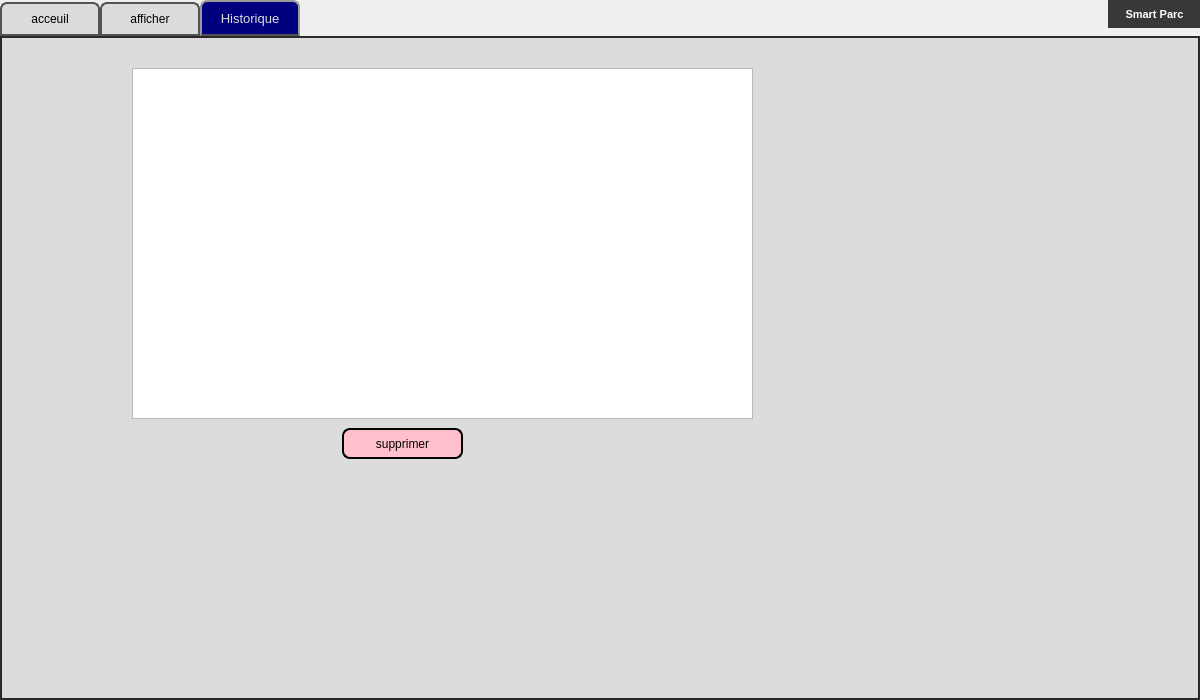
<?xml version="1.0" encoding="UTF-8"?>
<ui version="4.0">
 <class>Dialog_perso</class>
 <widget class="QDialog" name="Dialog_perso">
  <property name="geometry">
   <rect>
    <x>0</x>
    <y>0</y>
    <width>1200</width>
    <height>700</height>
   </rect>
  </property>
  <property name="windowTitle">
   <string>Dialog</string>
  </property>
  <widget class="QTabWidget" name="tabWidget">
   <property name="geometry">
    <rect>
     <x>0</x>
     <y>0</y>
     <width>1200</width>
     <height>700</height>
    </rect>
   </property>
   <property name="styleSheet">
    <string notr="true">QTabWidget::pane { /* The tab widget frame */
border-top: 2px solid #2a2a2a; 
border-left: 2px solid #2a2a2a;
border-right: 2px solid #2a2a2a ; 
border-bottom: 2px solid #2a2a2a; 
background: #dcdcdc;
	
	
	/*border-top-color: rgb(0, 0, 0);*/

}
QTabWidget::tab-bar {
left: 0px; /* move to the right by 5px */
}
QTabBar::tab {
background: #dcdcdc;
border: 2px solid #535353;
border-bottom-color: #535353; 
border-top-left-radius: 7px;
border-top-right-radius: 7px;
min-width: 80px;
padding: 8px;
color: rgb(50, 50, 162);
	color: rgb(0, 0, 0);
font-size:12px;
font-family:Arial, Helvetica, sans-serif;
}
QTabBar::tab:selected,QTabBar::tab:hover {
	
	
	color: rgb(255, 255, 255);
	background-color: rgb(0, 0, 127);
}
QTabBar::tab:selected {
border-color: #9B9B9B;
border-bottom-color: #535353; /* same as pane color */
color: #dcdcdc;
font-size:13px;
font-family:Arial, Helvetica, sans-serif;
}
QTabBar::tab:!selected {
margin-top: 2px; /* make non-selected tabs look smaller */
}</string>
   </property>
   <property name="currentIndex">
    <number>2</number>
   </property>
   <widget class="QWidget" name="tab">
    <attribute name="title">
     <string>acceuil</string>
    </attribute>
    <widget class="QGroupBox" name="groupBox">
     <property name="geometry">
      <rect>
       <x>30</x>
       <y>30</y>
       <width>561</width>
       <height>371</height>
      </rect>
     </property>
     <property name="styleSheet">
      <string notr="true">QTabWidget::pane { /* The tab widget frame */
border-top: 2px solid #2a2a2a; 
border-left: 2px solid #2a2a2a;
border-right: 2px solid #2a2a2a ; 
border-bottom: 2px solid #2a2a2a; 
background: #dcdcdc;
	
	
	/*border-top-color: rgb(0, 0, 0);*/

}
QTabWidget::tab-bar {
left: 0px; /* move to the right by 5px */
}
QTabBar::tab {
background: #dcdcdc;
border: 2px solid #535353;
border-bottom-color: #535353; 
border-top-left-radius: 7px;
border-top-right-radius: 7px;
min-width: 80px;
padding: 8px;
color: rgb(50, 50, 162);
	color: rgb(0, 0, 0);
font-size:12px;
font-family:Arial, Helvetica, sans-serif;
}
QTabBar::tab:selected,QTabBar::tab:hover {
	
	
	color: rgb(255, 255, 255);
	background-color: rgb(0, 0, 127);
}
QTabBar::tab:selected {
border-color: #9B9B9B;
border-bottom-color: #535353; /* same as pane color */
color: #dcdcdc;
font-size:13px;
font-family:Arial, Helvetica, sans-serif;
}
QTabBar::tab:!selected {
margin-top: 2px; /* make non-selected tabs look smaller */
}</string>
     </property>
     <property name="title">
      <string>Personnel</string>
     </property>
     <widget class="QLabel" name="label">
      <property name="geometry">
       <rect>
        <x>30</x>
        <y>60</y>
        <width>101</width>
        <height>20</height>
       </rect>
      </property>
      <property name="styleSheet">
       <string notr="true">QLabel {
color: #000000;
background:#FFC0CB;
border: none;
font-size:12px;
font-family:Arial, Helvetica, sans-serif;
border: 2px solid ;
border-radius: 8px;
}
QPushButton:hover {
color:#fff;
background-color: rgb(0, 0, 127);
border: none;
}
</string>
      </property>
      <property name="text">
       <string>nom</string>
      </property>
     </widget>
     <widget class="QLabel" name="aaaaa">
      <property name="geometry">
       <rect>
        <x>30</x>
        <y>100</y>
        <width>101</width>
        <height>20</height>
       </rect>
      </property>
      <property name="styleSheet">
       <string notr="true">QLabel {
color: #000000;
background:#FFC0CB;
border: none;
font-size:12px;
font-family:Arial, Helvetica, sans-serif;
border: 2px solid ;
border-radius: 8px;
}
QPushButton:hover {
color:#fff;
background-color: rgb(0, 0, 127);
border: none;
}
</string>
      </property>
      <property name="text">
       <string>prenom</string>
      </property>
     </widget>
     <widget class="QLabel" name="label_3">
      <property name="geometry">
       <rect>
        <x>30</x>
        <y>20</y>
        <width>101</width>
        <height>20</height>
       </rect>
      </property>
      <property name="styleSheet">
       <string notr="true">QLabel {
color: #000000;
background:#FFC0CB;
border: none;
font-size:12px;
font-family:Arial, Helvetica, sans-serif;
border: 2px solid ;
border-radius: 8px;
}
QPushButton:hover {
color:#fff;
background-color: rgb(0, 0, 127);
border: none;
}
</string>
      </property>
      <property name="text">
       <string>cin</string>
      </property>
     </widget>
     <widget class="QLabel" name="label_4">
      <property name="geometry">
       <rect>
        <x>30</x>
        <y>150</y>
        <width>101</width>
        <height>20</height>
       </rect>
      </property>
      <property name="styleSheet">
       <string notr="true">QLabel {
color: #000000;
background:#FFC0CB;
border: none;
font-size:12px;
font-family:Arial, Helvetica, sans-serif;
border: 2px solid ;
border-radius: 8px;
}
QPushButton:hover {
color:#fff;
background-color: rgb(0, 0, 127);
border: none;
}
</string>
      </property>
      <property name="text">
       <string>age</string>
      </property>
     </widget>
     <widget class="QLabel" name="label_5">
      <property name="geometry">
       <rect>
        <x>30</x>
        <y>190</y>
        <width>101</width>
        <height>20</height>
       </rect>
      </property>
      <property name="styleSheet">
       <string notr="true">QLabel {
color: #000000;
background:#FFC0CB;
border: none;
font-size:12px;
font-family:Arial, Helvetica, sans-serif;
border: 2px solid ;
border-radius: 8px;
}
QPushButton:hover {
color:#fff;
background-color: rgb(0, 0, 127);
border: none;
}
</string>
      </property>
      <property name="text">
       <string>salaire</string>
      </property>
     </widget>
     <widget class="QLineEdit" name="le_nom">
      <property name="geometry">
       <rect>
        <x>190</x>
        <y>60</y>
        <width>113</width>
        <height>22</height>
       </rect>
      </property>
      <property name="readOnly">
       <bool>false</bool>
      </property>
     </widget>
     <widget class="QLineEdit" name="le_prenom">
      <property name="geometry">
       <rect>
        <x>190</x>
        <y>100</y>
        <width>113</width>
        <height>22</height>
       </rect>
      </property>
      <property name="readOnly">
       <bool>false</bool>
      </property>
     </widget>
     <widget class="QLineEdit" name="le_cin">
      <property name="geometry">
       <rect>
        <x>190</x>
        <y>20</y>
        <width>113</width>
        <height>22</height>
       </rect>
      </property>
      <property name="readOnly">
       <bool>false</bool>
      </property>
     </widget>
     <widget class="QLineEdit" name="le_age">
      <property name="geometry">
       <rect>
        <x>190</x>
        <y>150</y>
        <width>113</width>
        <height>22</height>
       </rect>
      </property>
      <property name="readOnly">
       <bool>false</bool>
      </property>
     </widget>
     <widget class="QLineEdit" name="le_salaire">
      <property name="geometry">
       <rect>
        <x>190</x>
        <y>190</y>
        <width>113</width>
        <height>22</height>
       </rect>
      </property>
      <property name="readOnly">
       <bool>false</bool>
      </property>
     </widget>
     <widget class="QLabel" name="label_10">
      <property name="geometry">
       <rect>
        <x>30</x>
        <y>230</y>
        <width>101</width>
        <height>20</height>
       </rect>
      </property>
      <property name="styleSheet">
       <string notr="true">QLabel {
color: #000000;
background:#FFC0CB;
border: none;
font-size:12px;
font-family:Arial, Helvetica, sans-serif;
border: 2px solid ;
border-radius: 8px;
}
QPushButton:hover {
color:#fff;
background-color: rgb(0, 0, 127);
border: none;
}
</string>
      </property>
      <property name="text">
       <string>Numerro tel</string>
      </property>
     </widget>
     <widget class="QLineEdit" name="le_numero">
      <property name="geometry">
       <rect>
        <x>190</x>
        <y>230</y>
        <width>113</width>
        <height>22</height>
       </rect>
      </property>
      <property name="readOnly">
       <bool>false</bool>
      </property>
     </widget>
     <widget class="QLabel" name="imagee">
      <property name="geometry">
       <rect>
        <x>380</x>
        <y>40</y>
        <width>141</width>
        <height>151</height>
       </rect>
      </property>
      <property name="text">
       <string/>
      </property>
     </widget>
     <widget class="QPushButton" name="insererphoto">
      <property name="geometry">
       <rect>
        <x>400</x>
        <y>200</y>
        <width>111</width>
        <height>28</height>
       </rect>
      </property>
      <property name="styleSheet">
       <string notr="true">QPushButton {
color: #dcdcdc;
background:#535353;
border: none;
font-size:12px;
font-family:Arial, Helvetica, sans-serif;
border: 2px solid ;
border-radius: 8px;
}
QPushButton:hover {
color:#fff;
	background-color: rgb(0, 0, 127);
border: none;
}</string>
      </property>
      <property name="text">
       <string>inserer photo</string>
      </property>
     </widget>
    </widget>
    <widget class="QLabel" name="label_6">
     <property name="geometry">
      <rect>
       <x>0</x>
       <y>0</y>
       <width>1200</width>
       <height>660</height>
      </rect>
     </property>
     <property name="text">
      <string/>
     </property>
     <property name="pixmap">
      <pixmap>PP.jpg</pixmap>
     </property>
    </widget>
    <widget class="QPushButton" name="pb_ajouter">
     <property name="geometry">
      <rect>
       <x>80</x>
       <y>420</y>
       <width>93</width>
       <height>28</height>
      </rect>
     </property>
     <property name="styleSheet">
      <string notr="true">QPushButton {
color: #000000;
background:#FFC0CB;
border: none;
font-size:12px;
font-family:Arial, Helvetica, sans-serif;
border: 2px solid ;
border-radius: 8px;
}
QPushButton:hover {
color:#fff;
	background-color: rgb(0, 0, 127);
border: none;
}</string>
     </property>
     <property name="text">
      <string>ajouter</string>
     </property>
    </widget>
    <widget class="QPushButton" name="pb_modifier">
     <property name="geometry">
      <rect>
       <x>240</x>
       <y>420</y>
       <width>93</width>
       <height>28</height>
      </rect>
     </property>
     <property name="styleSheet">
      <string notr="true">QPushButton {
color: #000000;
background:#FFC0CB;
border: none;
font-size:12px;
font-family:Arial, Helvetica, sans-serif;
border: 2px solid ;
border-radius: 8px;
}
QPushButton:hover {
color:#fff;
	background-color: rgb(0, 0, 127);
border: none;
}</string>
     </property>
     <property name="text">
      <string>modifier</string>
     </property>
    </widget>
    <widget class="QPushButton" name="pb_supprimer">
     <property name="geometry">
      <rect>
       <x>420</x>
       <y>420</y>
       <width>93</width>
       <height>28</height>
      </rect>
     </property>
     <property name="styleSheet">
      <string notr="true">QPushButton {
color: #000000;
background:#FFC0CB;
border: none;
font-size:12px;
font-family:Arial, Helvetica, sans-serif;
border: 2px solid ;
border-radius: 8px;
}
QPushButton:hover {
color:#fff;
	background-color: rgb(0, 0, 127);
border: none;
}</string>
     </property>
     <property name="text">
      <string>supprimer</string>
     </property>
    </widget>
    <widget class="QComboBox" name="table_cin">
     <property name="geometry">
      <rect>
       <x>570</x>
       <y>420</y>
       <width>101</width>
       <height>22</height>
      </rect>
     </property>
     <property name="styleSheet">
      <string notr="true">QLabel {
color: #000000;
background:#FFC0CB;
border: none;
font-size:12px;
font-family:Arial, Helvetica, sans-serif;
border: 2px solid ;
border-radius: 8px;
}
QPushButton:hover {
color:#FFC0CB;
background-color: rgb(0rgb(0, 255, 0), 0, 127);
border: none;
}
</string>
     </property>
    </widget>
    <zorder>label_6</zorder>
    <zorder>groupBox</zorder>
    <zorder>pb_ajouter</zorder>
    <zorder>pb_modifier</zorder>
    <zorder>pb_supprimer</zorder>
    <zorder>table_cin</zorder>
   </widget>
   <widget class="QWidget" name="tab_3">
    <attribute name="title">
     <string>afficher</string>
    </attribute>
    <widget class="QLabel" name="label_9">
     <property name="geometry">
      <rect>
       <x>0</x>
       <y>0</y>
       <width>1200</width>
       <height>660</height>
      </rect>
     </property>
     <property name="text">
      <string/>
     </property>
     <property name="pixmap">
      <pixmap>PP.jpg</pixmap>
     </property>
    </widget>
    <widget class="QTableView" name="tab_personnel">
     <property name="geometry">
      <rect>
       <x>50</x>
       <y>50</y>
       <width>771</width>
       <height>331</height>
      </rect>
     </property>
    </widget>
    <widget class="QPushButton" name="trier_cin">
     <property name="geometry">
      <rect>
       <x>80</x>
       <y>410</y>
       <width>93</width>
       <height>28</height>
      </rect>
     </property>
     <property name="styleSheet">
      <string notr="true">QPushButton {
color: #000000;
background:#FFC0CB;
border: none;
font-size:12px;
font-family:Arial, Helvetica, sans-serif;
border: 2px solid ;
border-radius: 8px;
}
QPushButton:hover {
color:#fff;
	background-color: rgb(0, 0, 127);
border: none;
}</string>
     </property>
     <property name="text">
      <string>trier par cin</string>
     </property>
    </widget>
    <widget class="QPushButton" name="trier_nom">
     <property name="geometry">
      <rect>
       <x>270</x>
       <y>410</y>
       <width>93</width>
       <height>28</height>
      </rect>
     </property>
     <property name="styleSheet">
      <string notr="true">QPushButton {
color: #000000;
background:#FFC0CB;
border: none;
font-size:12px;
font-family:Arial, Helvetica, sans-serif;
border: 2px solid ;
border-radius: 8px;
}
QPushButton:hover {
color:#fff;
	background-color: rgb(0, 0, 127);
border: none;
}</string>
     </property>
     <property name="text">
      <string>trier par nom</string>
     </property>
    </widget>
    <widget class="QPushButton" name="trier_salaire">
     <property name="geometry">
      <rect>
       <x>500</x>
       <y>410</y>
       <width>93</width>
       <height>28</height>
      </rect>
     </property>
     <property name="styleSheet">
      <string notr="true">QPushButton {
color: #000000;
background:#FFC0CB;
border: none;
font-size:12px;
font-family:Arial, Helvetica, sans-serif;
border: 2px solid ;
border-radius: 8px;
}
QPushButton:hover {
color:#fff;
	background-color: rgb(0, 0, 127);
border: none;
}</string>
     </property>
     <property name="text">
      <string>trier par salaire</string>
     </property>
    </widget>
   </widget>
   <widget class="QWidget" name="tab_4">
    <attribute name="title">
     <string>Historique</string>
    </attribute>
    <widget class="QLabel" name="label_7">
     <property name="geometry">
      <rect>
       <x>0</x>
       <y>0</y>
       <width>1200</width>
       <height>660</height>
      </rect>
     </property>
     <property name="text">
      <string/>
     </property>
     <property name="pixmap">
      <pixmap>PP.jpg</pixmap>
     </property>
    </widget>
    <widget class="QTextBrowser" name="textBrowser">
     <property name="geometry">
      <rect>
       <x>130</x>
       <y>30</y>
       <width>621</width>
       <height>351</height>
      </rect>
     </property>
    </widget>
    <widget class="QPushButton" name="Suprimer_2">
     <property name="geometry">
      <rect>
       <x>340</x>
       <y>390</y>
       <width>121</width>
       <height>31</height>
      </rect>
     </property>
     <property name="font">
      <font>
       <family>Arial</family>
       <pointsize>-1</pointsize>
      </font>
     </property>
     <property name="styleSheet">
      <string notr="true">QPushButton {
color: #000000;
background:#FFC0CB;
border: none;
font-size:12px;
font-family:Arial, Helvetica, sans-serif;
border: 2px solid ;
border-radius: 8px;
}
QPushButton:hover {
color:#fff;
	background-color: rgb(0, 0, 127);
border: none;
}</string>
     </property>
     <property name="text">
      <string>supprimer</string>
     </property>
    </widget>
   </widget>
  </widget>
  <widget class="QPushButton" name="Quitter">
   <property name="geometry">
    <rect>
     <x>1108</x>
     <y>0</y>
     <width>93</width>
     <height>28</height>
    </rect>
   </property>
   <property name="font">
    <font>
     <pointsize>8</pointsize>
     <weight>75</weight>
     <bold>true</bold>
    </font>
   </property>
   <property name="styleSheet">
    <string notr="true">QPushButton
{
border-radius:20px;
background-color: rgb(56, 56, 56);
color: rgb(255, 255, 255);
}
QPushButton:hover
{
color: rgb(56, 56, 56);
background-color: rgb(255, 255, 255);
}</string>
   </property>
   <property name="text">
    <string>Smart Parc</string>
   </property>
  </widget>
 </widget>
 <resources/>
 <connections/>
</ui>
